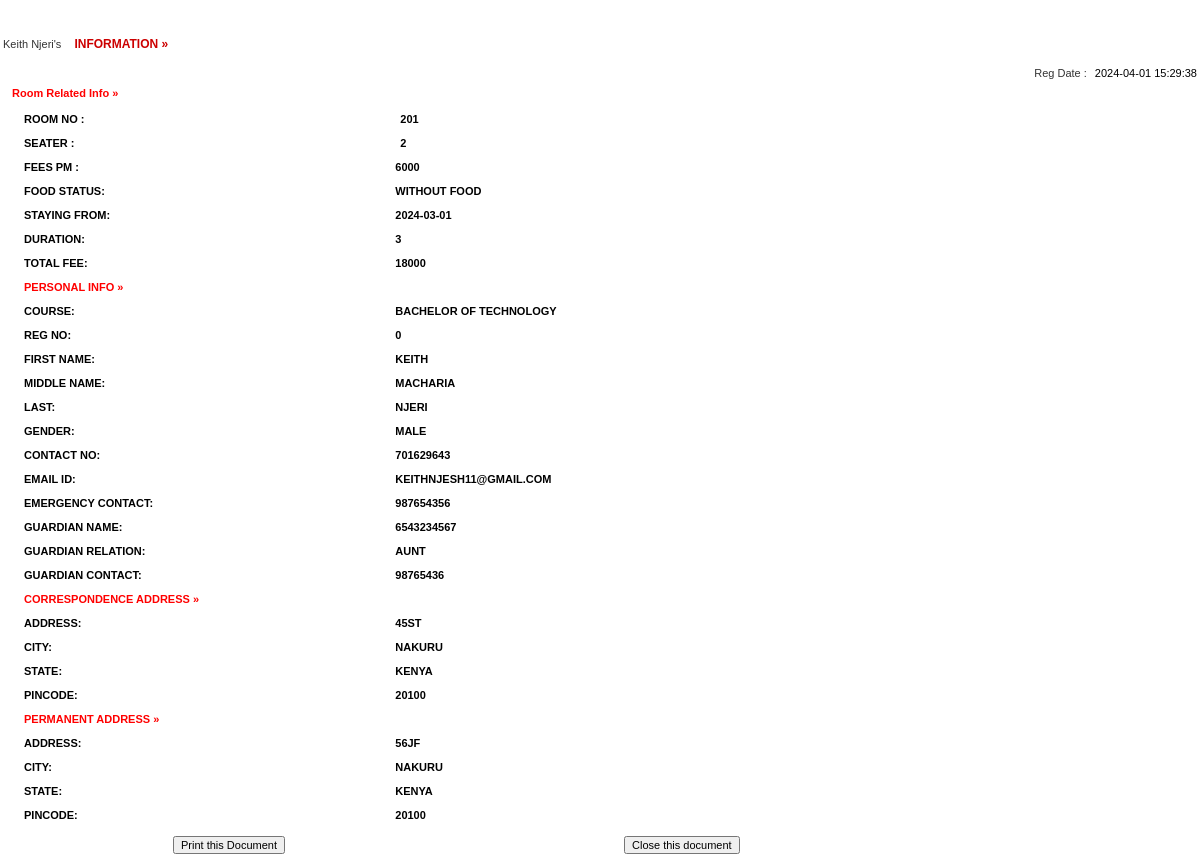
The app's page /full-profile.php?id=keithnjesh11@gmail.com with its own data.
### tables this page shows
CREATE TABLE `registration` (
  `id` int(11) NOT NULL,
  `roomno` int(11) NOT NULL,
  `seater` int(11) NOT NULL,
  `feespm` int(11) NOT NULL,
  `foodstatus` int(11) NOT NULL,
  `stayfrom` date NOT NULL,
  `duration` int(11) NOT NULL,
  `course` varchar(500) NOT NULL,
  `regno` int(11) NOT NULL,
  `firstName` varchar(500) NOT NULL,
  `middleName` varchar(500) NOT NULL,
  `lastName` varchar(500) NOT NULL,
  `gender` varchar(250) NOT NULL,
  `contactno` bigint(11) NOT NULL,
  `emailid` varchar(500) NOT NULL,
  `egycontactno` bigint(11) NOT NULL,
  `guardianName` varchar(500) NOT NULL,
  `guardianRelation` varchar(500) NOT NULL,
  `guardianContactno` bigint(11) NOT NULL,
  `corresAddress` varchar(500) NOT NULL,
  `corresCIty` varchar(500) NOT NULL,
  `corresState` varchar(500) NOT NULL,
  `corresPincode` int(11) NOT NULL,
  `pmntAddress` varchar(500) NOT NULL,
  `pmntCity` varchar(500) NOT NULL,
  `pmnatetState` varchar(500) NOT NULL,
  `pmntPincode` int(11) NOT NULL,
  `postingDate` timestamp NOT NULL DEFAULT current_timestamp(),
  `updationDate` varchar(500) NOT NULL
);

### full-profile.php (the view, shortened to what this page needs)
<?php
$mysql_hostname = "localhost";
$mysql_user = "root";
$mysql_password = "";
$mysql_database = "hostel";
$mysqli = new mysqli($mysql_hostname, $mysql_user, $mysql_password, $mysql_database);
$id = $_GET['id'];
$stmt = $mysqli->prepare("SELECT * FROM registration WHERE emailid = ?");
$stmt->bind_param("s", $id);
$stmt->execute();
$result = $stmt->get_result();
if ($row = $result->fetch_assoc()) {
    $firstName = ucfirst($row['firstName']);
    $lastName = ucfirst($row['lastName']);
    $postingDate = $row['postingDate'];
    $roomNo = $row['roomno'];
    $seater = $row['seater'];
    $feesPm = $row['feespm'];
    $foodStatus = $row['foodstatus'];
    $stayFrom = $row['stayfrom'];
    $duration = $row['duration'];
    $regNo = $row['regno'];
    $middleName = $row['middleName'];
    $gender = $row['gender'];
    $contactNo = $row['contactno'];
    $emailId = $row['emailid'];
    $egyContactNo = $row['egycontactno'];
    $guardianName = $row['guardianName'];
    $guardianRelation = $row['guardianRelation'];
    $guardianContactNo = $row['guardianContactno'];
    $corresAddress = $row['corresAddress'];
    $corresCity = $row['corresCIty'];
    $corresState = $row['corresState'];
    $corresPincode = $row['corresPincode'];
    $pmntAddress = $row['pmntAddress'];
    $pmntCity = $row['pmntCity'];
    $pmntState = $row['pmnatetState'];
    $pmntPincode = $row['pmntPincode'];
} else {
    echo "No records found";
}
?>
<!DOCTYPE html PUBLIC "-//W3C//DTD XHTML 1.0 Transitional//EN" "http://www.w3.org/TR/xhtml1/DTD/xhtml1-transitional.dtd">
<html xmlns="http://www.w3.org/1999/xhtml">
<head>
<link href="style.css" rel="stylesheet" type="text/css" />
<link href="hostel.css" rel="stylesheet" type="text/css">
</head>
<body>
<table width="100%" border="0">
    <tr>
        <td colspan="2" align="center" class="font1">&nbsp;</td>
    </tr>
    <tr>
        <td colspan="2" align="center" class="font1">&nbsp;</td>
    </tr>
    <tr>
        <td colspan="2" class="font"><?php echo "$firstName $lastName's"; ?> <span class="font1"> information &raquo;</span> </td>
    </tr>
    <tr>
        <td colspan="2" class="font">&nbsp;&nbsp;&nbsp;&nbsp;&nbsp;&nbsp;&nbsp;&nbsp;&nbsp;&nbsp;&nbsp;&nbsp;
            <div align="right">Reg Date : <span class="comb-value"><?php echo $postingDate; ?></span></div>
        </td>
    </tr>
    <tr>
        <td colspan="2" class="heading" style="color: red;">Room Related Info &raquo; </td>
    </tr>
    <tr>
        <td colspan="2" class="font1">
            <table width="100%" border="0">
                <tr>
                    <td width="32%" valign="top" class="heading">Room no : </td>
                    <td class="comb-value1"><span class="comb-value"><?php echo $roomNo; ?></span></td>
                </tr>
                <tr>
                    <td width="22%" valign="top" class="heading">Seater : </td>
                    <td class="comb-value1"><span class="comb-value"><?php echo $seater; ?></span></td>
                </tr>
                <tr>
                    <td width="12%" valign="top" class="heading">Fees PM : </td>
                    <td class="comb-value1"><?php echo $feesPm; ?></td>
                </tr>
                <tr>
                    <td width="12%" valign="top" class="heading">Food Status: </td>
                    <td class="comb-value1"><?php echo $foodStatus == 0 ? "Without Food" : "With Food"; ?></td>
                </tr>
                <tr>
                    <td width="12%" valign="top" class="heading">Staying From: </td>
                    <td class="comb-value1"><?php echo $stayFrom; ?></td>
                </tr>
                <tr>
                    <td width="12%" valign="top" class="heading">Duration: </td>
                    <td class="comb-value1"><?php echo $duration; ?></td>
                </tr>
                <tr>
                    <td width="12%" valign="top" class="heading">Total Fee: </td>
                    <td class="comb-value1">
                        <?php
                        if ($foodStatus == 1) {
                            $fd = 2000;
                            echo (($duration * $feesPm) + $fd);
                        } else {
                            echo $duration * $feesPm;
                        }
                        ?>
                    </td>
                </tr>
                <tr>
                    <td colspan="2" align="left" class="heading" style="color: red;">Personal Info &raquo; </td>
                </tr>
                <tr>
                    <td width="12%" valign="top" class="heading">Course: </td>
                    <td class="comb-value1"><?php echo $row['course']; ?></td>
                </tr>
                <tr>
                    <td width="12%" valign="top" class="heading">Reg no: </td>
                    <td class="comb-value1"><?php echo $regNo; ?></td>
                </tr>
                <tr>
                    <td width="12%" valign="top" class="heading">First Name: </td>
                    <td class="comb-value1"><?php echo $firstName; ?></td>
                </tr>
                <tr>
                    <td width="12%" valign="top" class="heading">Middle name: </td>
                    <td class="comb-value1"><?php echo $middleName; ?></td>
                </tr>
                <tr>
                    <td width="12%" valign="top" class="heading">Last: </td>
                    <td class="comb-value1"><?php echo $lastName; ?></td>
                </tr>
                <tr>
                    <td width="12%" valign="top" class="heading">Gender: </td>
                    <td class="comb-value1"><?php echo $gender; ?></td>
                </tr>
                <tr>
                    <td width="12%" valign="top" class="heading">Contact No: </td>
                    <td class="comb-value1"><?php echo $contactNo; ?></td>
                </tr>
                <tr>
                    <td width="12%" valign="top" class="heading">Email id: </td>
                    <td class="comb-value1"><?php echo $emailId; ?></td>
                </tr>
                <tr>
                    <td width="12%" valign="top" class="heading">Emergency Contact: </td>
                    <td class="comb-value1"><?php echo $egyContactNo; ?></td>
                </tr>
                <tr>
                    <td width="12%" valign="top" class="heading">Guardian Name: </td>
                    <td class="comb-value1"><?php echo $guardianName; ?></td>
                </tr>
                <tr>
                    <td width="12%" valign="top" class="heading">Guardian Relation: </td>
                    <td class="comb-value1"><?php echo $guardianRelation; ?></td>
                </tr>
                <tr>
                    <td width="12%" valign="top" class="heading">Guardian Contact: </td>
                    <td class="comb-value1"><?php echo $guardianContactNo; ?></td>
                </tr>
                <tr>
                    <td colspan="2" class="heading" style="color: red;">Correspondence Address &raquo; </td>
                </tr>
                <tr>
                    <td width="12%" valign="top" class="heading">Address: </td>
                    <td class="comb-value1"><?php echo $corresAddress; ?></td>
                </tr>
                <tr>
                    <td width="12%" valign="top" class="heading">City: </td>
                    <td class="comb-value1"><?php echo $corresCity; ?></td>
                </tr>
                <tr>
                    <td width="12%" valign="top" class="heading">State: </td>
                    <td class="comb-value1"><?php echo $corresState; ?></td>
                </tr>
                <tr>
                    <td width="12%" valign="top" class="heading">Pincode: </td>
                    <td class="comb-value1"><?php echo $corresPincode; ?></td>
                </tr>
                <tr>
                    <td colspan="2" class="heading" style="color: red;">Permanent Address &raquo; </td>
                </tr>
                <tr>
                    <td width="12%" valign="top" class="heading">Address: </td>
                    <td class="comb-value1"><?php echo $pmntAddress; ?></td>
                </tr>
                <tr>
                    <td width="12%" valign="top" class="heading">City: </td>
                    <td class="comb-value1"><?php echo $pmntCity; ?></td>
                </tr>
                <tr>
                    <td width="12%" valign="top" class="heading">State: </td>
                    <td class="comb-value1"><?php echo $pmntState; ?></td>
                </tr>
                <tr>
                    <td width="12%" valign="top" class="heading">Pincode: </td>
                    <td class="comb-value1"><?php echo $pmntPincode; ?></td>
                </tr>
            </table>
        </td>
    </tr>
</table>
<form id="form1" name="form1" method="post" action="">
    <table width="100%" border="0" cellpadding="0" cellspacing="0">
        <tr>
            <td width="14%">&nbsp;</td>
            <td width="35%" class="comb-value">
                <input type="button" class="txtbox4" value="Print this Document" onclick="printDocument();" />
            </td>
            <td width="3%">&nbsp;</td>
            <td width="26%"><input name="Submit2" type="submit" class="txtbox4" value="Close this document" /></td>
            <td width="8%">&nbsp;</td>
            <td width="14%">&nbsp;</td>
        </tr>
    </table>
</form>
</body>
</html>

### admin/css/style.css (style rules this page uses)
html { font-size: 14px; }
@media only screen and (min-width: 480px) { html { font-size: 17px; } }
@media only screen and (min-width: 768px) { html { font-size: 14px; } }
body { font-size: 1em; }

### hostel.css (style rules this page uses)
body { margin-left: 0px; margin-top: 0px; margin-right: 0px; margin-bottom: 0px;font:11px Verdana,Arial; }
.heading { font-family: Verdana, Arial, Helvetica, sans-serif; font-size: 11px; font-weight: bold; color:#000000; padding-bottom:5px; padding-top:5px; padding-left:10px; text-decoration: none; }
.comb-value { font-family: Arial, Helvetica, sans-serif; font-size: 11px; color: #000000; text-decoration: none; padding-bottom:5px; padding-left:5px; padding-top:5px; }
.font1 { font-family:Verdana, Arial, Helvetica, sans-serif; font-size:12px; font-weight:800; color:#CC0000; text-transform:uppercase; padding-left:10px; padding-top:0px; }
.txtbox4 { font-family: Arial, Helvetica, sans-serif; font-size: 11px; color: #000000; }
.comb-value1 { font-family: Arial, Helvetica, sans-serif; font-size: 11px; color: #000000; text-decoration: none; padding-bottom:2px; padding-left:2px; padding-top:2px; }
.font { font-family:Verdana, Arial, Helvetica, sans-serif; font-size:11px; color:#333333; text-decoration:none; }

### records on screen
registration: firstName "Keith", lastName "Njeri", postingDate "2024-04-01 15:29:38", roomno "201", seater "2", feespm "6000", stayfrom "2024-03-01", duration "3", $duration * $feesPm "18000", course "BACHELOR OF TECHNOLOGY", regno "0", firstName "KEITH", middleName "MACHARIA", lastName "NJERI", gender "MALE", contactno "701629643", emailid "KEITHNJESH11@GMAIL.COM", egycontactno "987654356", guardianName "6543234567", guardianRelation "AUNT", guardianContactno "98765436", corresAddress "45ST", corresCIty "NAKURU", corresState "KENYA", corresPincode "20100", pmntAddress "56JF", pmntCity "NAKURU", pmnatetState "KENYA", pmntPincode "20100"
